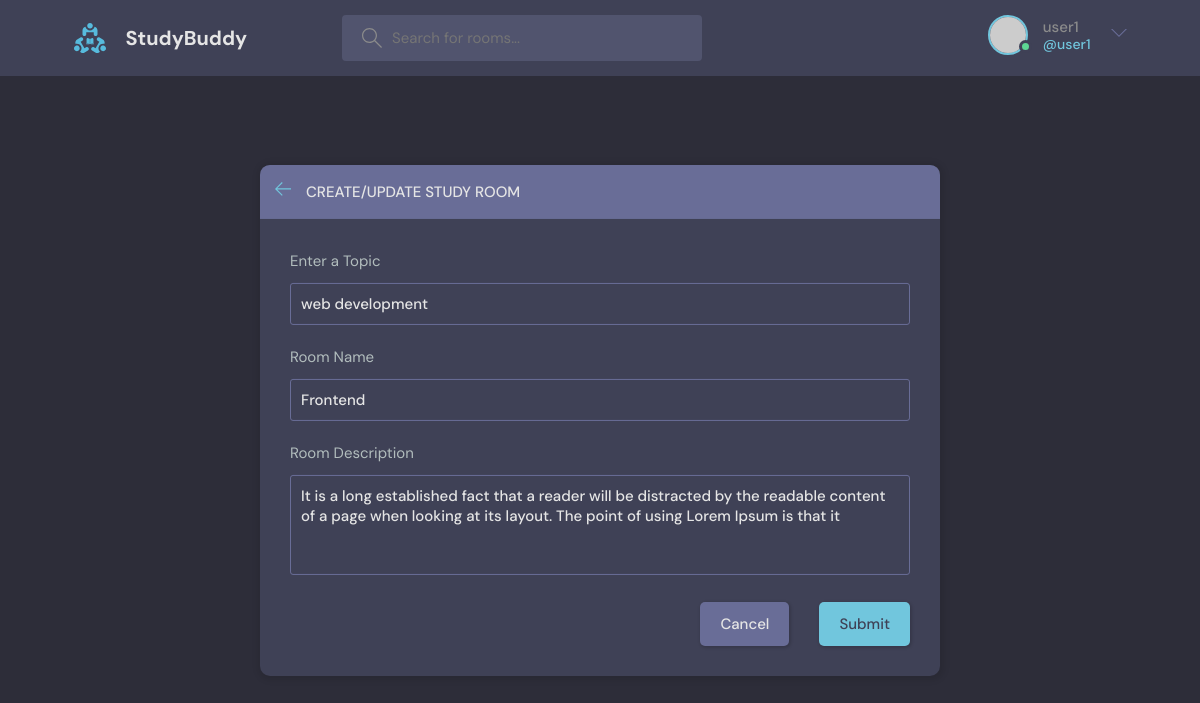
Screenshot of /update-room/2/ (signed in) with the database file from the repository.
### base/models.py (models this page shows, shortened)
class Room(models.Model):
  host = models.ForeignKey(User, on_delete=models.SET_NULL, null=True)
  topic = models.ForeignKey(Topic, on_delete=models.SET_NULL, null=True)
  name = models.CharField(max_length=200)
  description = models.TextField(null=True, blank=True)
  participants = models.ManyToManyField(User, related_name='participants', blank=True)
  updated = models.DateTimeField(auto_now=True)
  created = models.DateTimeField(auto_now_add=True)
  class Meta:
    ordering = ['-created', '-updated']

class Topic(models.Model):
  name = models.CharField(max_length=200)

### base/views.py (the view, shortened to what this page needs)
# urls.py: path('update-room/<str:pk>/', views.updateRoom, name="update-room"),
@login_required(login_url='/login')
def updateRoom(request, pk):
  room = Room.objects.get(id=pk)
  form = RoomForm(instance=room)
  topics = Topic.objects.all()
  if request.user != room.host:
    return HttpResponse('Your are not allowed here !!')
  context = {'form': form, 'topics': topics, 'room': room}
  return render(request, 'base/room_form.html', context)

### base/forms.py
class RoomForm(ModelForm):
  class Meta:
    model = Room
    fields = '__all__'
    exclude = ['host', 'participants']

### base/templates/base/room_form.html (shortened to what this page needs)
{% extends 'main.html' %}
{% block content %}
<main class="create-room layout">
  <div class="container">
    <div class="layout__box">
      <div class="layout__boxHeader">
        <div class="layout__boxTitle">
          <a href="{% url 'home' %}">
            <svg version="1.1" xmlns="http://www.w3.org/2000/svg" width="32" height="32" viewBox="0 0 32 32">
              <title>arrow-left</title>
              <path
                d="M13.723 2.286l-13.723 13.714 13.719 13.714 1.616-1.611-10.96-10.96h27.625v-2.286h-27.625l10.965-10.965-1.616-1.607z">
              </path>
            </svg>
          </a>
          <h3>Create/Update Study Room</h3>
        </div>
      </div>
      <div class="layout__body">
        <form class="form" action="" method='post'>
            <div class="form__group">
              <label for="room_topic">Enter a Topic</label>
              <input type="text" required value="{{room.topic.name}}" name="topic" list="topic-list" >
            </div>
            <div class="form__group">
              <label for="room_name">Room Name</label>
              {{form.name}}
            </div>
            <div class="form__group">
              <label for="room_description">Room Description</label>
              {{form.description}}
            </div>
          <div class="form__action">
            <a class="btn btn--dark" href="{% url 'home' %}">Cancel</a>
            <button class="btn btn--main" type="submit">Submit</button>
          </div>
        </form>
      </div>
    </div>
  </div>
</main>
{% endblock content %}

### templates/navbar.html (shortened to what this page needs)
{% load static %}
<header class="header header--loggedIn">
  <div class="container">
    <a href="{% url 'home' %}" class="header__logo">
      <img src="{% static 'assets/logo.svg' %}" />
      <h1>StudyBuddy</h1>
    </a>
    <form class="header__search" method="get" action="{% url 'home' %}">
      <label>
        <input name="q" placeholder="Search for rooms..." />
      </label>
    </form>
    <nav class="header__menu">
      {% if request.user.is_authenticated %}
        <div class="header__user">
          <a href="{% url 'update-user' %}">
            <div class="avatar avatar--medium active">
              <img src="https://randomuser.me/api/portraits/men/37.jpg" />
            </div>
            <p>{{request.user.username}} <span>@{{request.user.username}}</span></p>
          </a>
          <button class="dropdown-button">
            <svg version="1.1" xmlns="http://www.w3.org/2000/svg" width="32" height="32" viewBox="0 0 32 32">
              <title>chevron-down</title>
              <path d="M16 21l-13-13h-3l16 16 16-16h-3l-13 13z"></path>
            </svg>
          </button>
        </div>
      {% else %}
        <a href="{% url 'login' %}">
          <img src="{% static '/assets/avatar.svg' %}" />
          <p>Login</p>
        </a>
      {% endif %}
    </nav>
  </div>
</header>

### rows the page displays
Room: topic "web development", name "Frontend", description "It is a long established fact that a reader will be distracted by the readable content of a page when looking at its layout. The point of using Lorem Ipsum is that it"

### other values shown
{{ request.user.username }} "user1"
